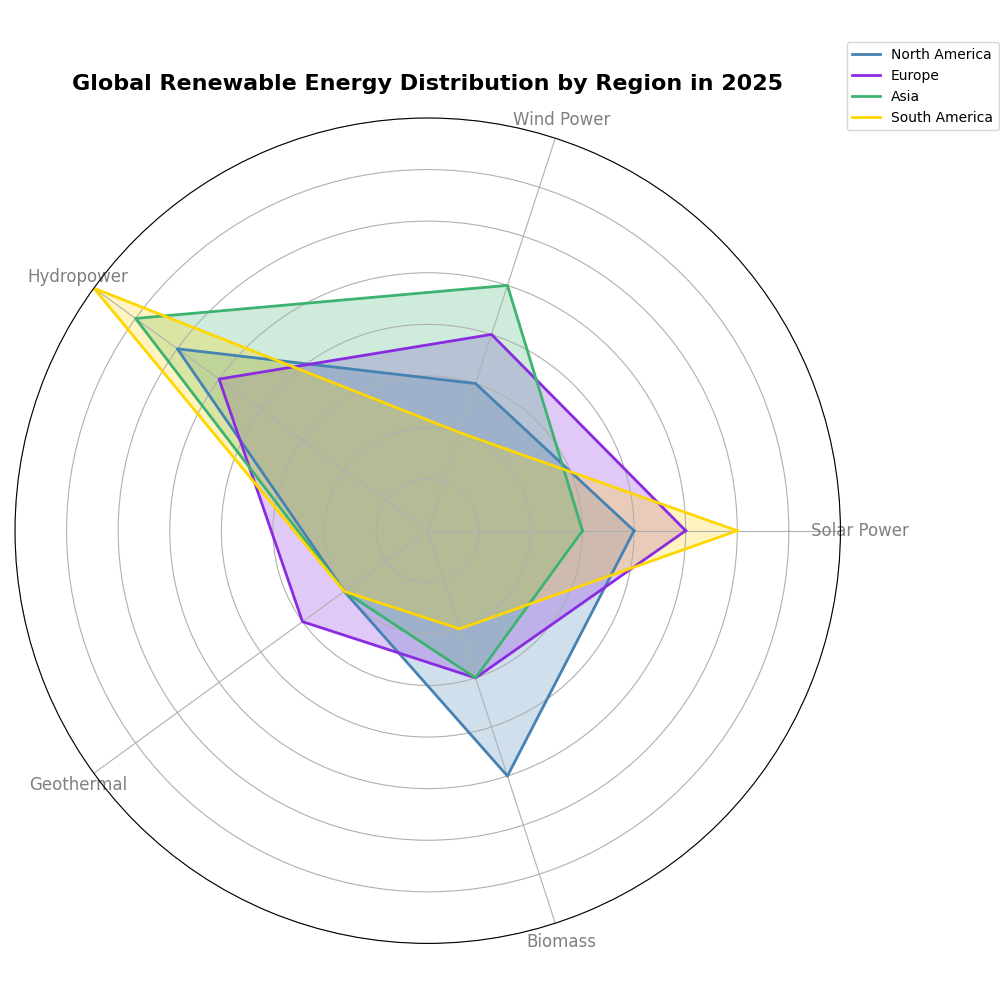

This figure's Python source:
import matplotlib.pyplot as plt
import numpy as np
from math import pi

categories = ['Solar Power', 'Wind Power', 'Hydropower', 'Geothermal', 'Biomass']
regions = ['North America', 'Europe', 'Asia', 'South America']

data = {
    'North America': [20, 15, 30, 10, 25],
    'Europe': [25, 20, 25, 15, 15],
    'Asia': [15, 25, 35, 10, 15],
    'South America': [30, 10, 40, 10, 10],
}

angles = np.linspace(0, 2 * pi, len(categories), endpoint=False).tolist()
angles += angles[:1]

fig, ax = plt.subplots(figsize=(10, 10), subplot_kw=dict(polar=True))

colors = ['#4682B4', '#8A2BE2', '#3CB371', '#FFD700']
for region, color in zip(data.keys(), colors):
    values = data[region]
    values += values[:1]
    ax.plot(angles, values, linewidth=2, linestyle='solid', label=region, color=color)
    ax.fill(angles, values, color=color, alpha=0.25)

ax.set_yticklabels([])
ax.set_xticks(angles[:-1])
ax.set_xticklabels(categories, fontsize=12, color='gray')

ax.set_ylim(0, 40)

plt.title("Global Renewable Energy Distribution by Region in 2025", fontsize=16, fontweight='bold', pad=20)
plt.legend(loc='upper right', bbox_to_anchor=(1.2, 1.1))

plt.tight_layout()
plt.show()
